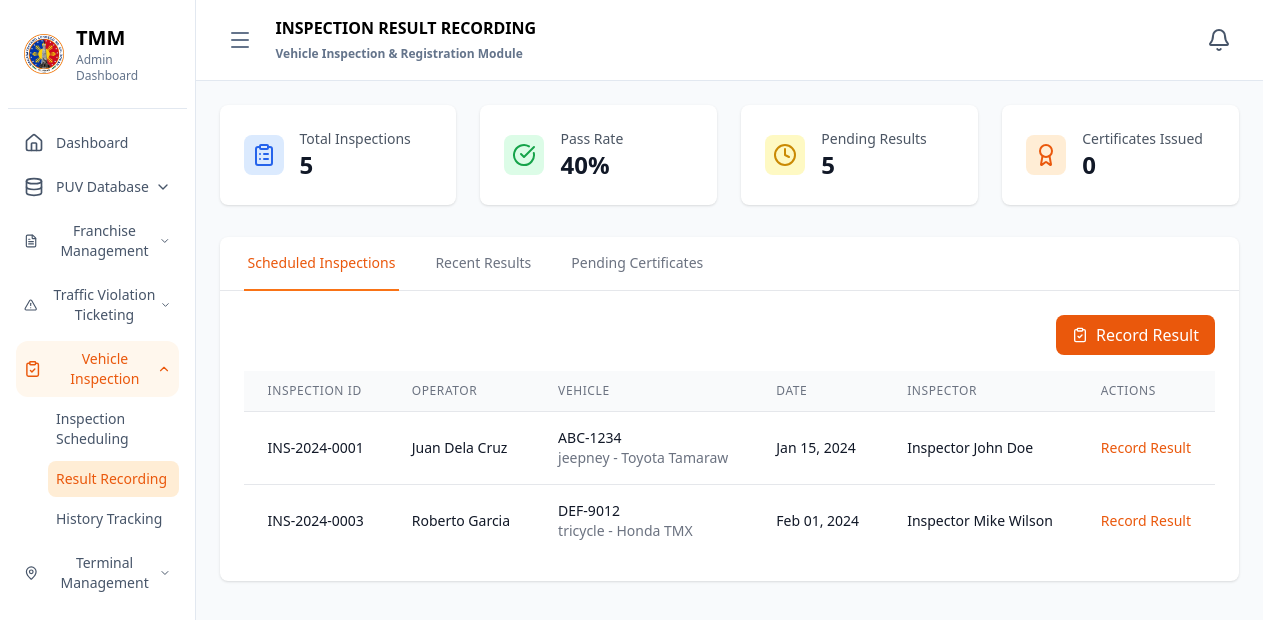
Screenshot of /administrator/vehicle_inspection_and_registration/inspection_result_recording/index.php with the database file from the repository.
### tables this page shows
CREATE TABLE inspection_records (
    inspection_id VARCHAR(20) PRIMARY KEY,
    vehicle_id VARCHAR(20) NOT NULL,
    inspection_date DATE NOT NULL,
    inspector_name VARCHAR(100) NOT NULL,
    inspection_type ENUM('annual', 'renewal', 'spot_check') NOT NULL,
    result ENUM('passed', 'failed', 'conditional', 'pending') NOT NULL DEFAULT 'pending',
    remarks TEXT,
    next_inspection_due DATE,
    certificate_number VARCHAR(50),
    created_at TIMESTAMP DEFAULT CURRENT_TIMESTAMP,
    FOREIGN KEY (vehicle_id) REFERENCES vehicles(vehicle_id) ON DELETE CASCADE
);

CREATE TABLE operators (
    operator_id VARCHAR(20) PRIMARY KEY,
    first_name VARCHAR(100) NOT NULL,
    last_name VARCHAR(100) NOT NULL,
    middle_name VARCHAR(100),
    address TEXT NOT NULL,
    contact_number VARCHAR(15) NOT NULL,
    email VARCHAR(100),
    license_number VARCHAR(50) NOT NULL UNIQUE,
    license_expiry DATE NOT NULL,
    date_registered TIMESTAMP DEFAULT CURRENT_TIMESTAMP,
    status ENUM('active', 'inactive', 'suspended') DEFAULT 'active'
);

CREATE TABLE vehicles (
    vehicle_id VARCHAR(20) PRIMARY KEY,
    operator_id VARCHAR(20) NOT NULL,
    plate_number VARCHAR(15) NOT NULL UNIQUE,
    vehicle_type ENUM('jeepney', 'bus', 'tricycle', 'taxi', 'van') NOT NULL,
    make VARCHAR(50) NOT NULL,
    model VARCHAR(50) NOT NULL,
    year_manufactured YEAR NOT NULL,
    engine_number VARCHAR(50) NOT NULL,
    chassis_number VARCHAR(50) NOT NULL,
    seating_capacity INT NOT NULL,
    date_registered TIMESTAMP DEFAULT CURRENT_TIMESTAMP,
    status ENUM('active', 'inactive', 'for_inspection', 'suspended') DEFAULT 'active',
    FOREIGN KEY (operator_id) REFERENCES operators(operator_id) ON DELETE CASCADE
);

### administrator/vehicle_inspection_and_registration/inspection_result_recording/index.php (the view, shortened to what the rows shown need)
<?php
require_once '../../../config/database.php';
require_once '../../../config/config.php';
$database = new Database();
$conn = $database->getConnection();
$scheduled_inspections = getScheduledInspections($conn);
function getScheduledInspections($conn) {
    $query = "SELECT ir.*, o.first_name, o.last_name, v.plate_number, v.vehicle_type, v.make, v.model
              FROM inspection_records ir
              JOIN vehicles v ON ir.vehicle_id = v.vehicle_id
              JOIN operators o ON v.operator_id = o.operator_id
              WHERE ir.result = 'pending' OR ir.result = 'conditional'
              ORDER BY ir.inspection_date ASC";
    $stmt = $conn->prepare($query);
    $stmt->execute();
    return $stmt->fetchAll(PDO::FETCH_ASSOC);
}
?>
<!DOCTYPE html>
<html lang="en">
<head>
    <script src="https://cdn.tailwindcss.com"></script>
</head>
<body class="bg-slate-50 dark:bg-slate-900">
    <div class="flex h-screen">
        <div id="sidebar" class="w-64 bg-white border-r border-slate-200 dark:bg-slate-900 dark:border-slate-700 transform transition-transform duration-300 ease-in-out translate-x-0">
            <div class="p-6">
                <div class="flex items-center space-x-3">
                    <div>
                        <h1 class="text-xl font-bold dark:text-white">TMM</h1>
                    </div>
                </div>
            </div>
        </div>
        <div class="flex-1 flex flex-col transition-all duration-300 ease-in-out">
            <div class="bg-white border-b border-slate-200 px-6 py-4 dark:bg-slate-800 dark:border-slate-700">
                <div class="flex items-center justify-between">
                    <div class="flex items-center space-x-4">
                        <div>
                            <h1 class="text-md font-bold dark:text-white">INSPECTION RESULT RECORDING</h1>
                        </div>
                    </div>
                </div>
            </div>
            <div class="flex-1 p-6 overflow-auto">
                <div class="bg-white rounded-lg shadow">
                    <div id="scheduled-content" class="p-6">
                        <div class="overflow-x-auto">
                            <table class="min-w-full divide-y divide-gray-200">
                                <thead class="bg-gray-50">
                                    <tr>
                                        <th class="px-6 py-3 text-left text-xs font-medium text-gray-500 uppercase tracking-wider">Inspection ID</th>
                                        <th class="px-6 py-3 text-left text-xs font-medium text-gray-500 uppercase tracking-wider">Operator</th>
                                        <th class="px-6 py-3 text-left text-xs font-medium text-gray-500 uppercase tracking-wider">Vehicle</th>
                                        <th class="px-6 py-3 text-left text-xs font-medium text-gray-500 uppercase tracking-wider">Date</th>
                                        <th class="px-6 py-3 text-left text-xs font-medium text-gray-500 uppercase tracking-wider">Inspector</th>
                                        <th class="px-6 py-3 text-left text-xs font-medium text-gray-500 uppercase tracking-wider">Actions</th>
                                    </tr>
                                </thead>
                                <tbody class="bg-white divide-y divide-gray-200">
                                    <?php foreach ($scheduled_inspections as $inspection): ?>
                                    <tr>
                                        <td class="px-6 py-4 whitespace-nowrap text-sm font-medium text-gray-900">
                                            <?php echo htmlspecialchars($inspection['inspection_id']); ?>
                                        </td>
                                        <td class="px-6 py-4 whitespace-nowrap">
                                            <div class="text-sm font-medium text-gray-900"><?php echo htmlspecialchars($inspection['first_name'] . ' ' . $inspection['last_name']); ?></div>
                                        </td>
                                        <td class="px-6 py-4 whitespace-nowrap">
                                            <div class="text-sm font-medium text-gray-900"><?php echo htmlspecialchars($inspection['plate_number']); ?></div>
                                            <div class="text-sm text-gray-500"><?php echo htmlspecialchars($inspection['vehicle_type'] . ' - ' . $inspection['make'] . ' ' . $inspection['model']); ?></div>
                                        </td>
                                        <td class="px-6 py-4 whitespace-nowrap text-sm text-gray-900">
                                            <?php echo formatDate($inspection['inspection_date']); ?>
                                        </td>
                                        <td class="px-6 py-4 whitespace-nowrap text-sm text-gray-900">
                                            <?php echo htmlspecialchars($inspection['inspector_name']); ?>
                                        </td>
                                        <td class="px-6 py-4 whitespace-nowrap text-sm font-medium">
                                            <button onclick="recordResultModal('<?php echo $inspection['inspection_id']; ?>', '<?php echo $inspection['vehicle_id']; ?>')" class="text-orange-600 hover:text-orange-900">Record Result</button>
                                        </td>
                                    </tr>
                                    <?php endforeach; ?>
                                </tbody>
                            </table>
                        </div>
                    </div>
                </div>
            </div>
        </div>
    </div>
</body>
</html>

### rows the page displays
inspection_records: inspection_id "INS-2024-0001", operators.first_name+last_name "Juan Dela Cruz", vehicle.plate_number "ABC-1234", vehicle.model "jeepney - Toyota Tamaraw", inspection_date "Jan 15, 2024", inspector_name "Inspector John Doe"
inspection_records: inspection_id "INS-2024-0003", operators.first_name+last_name "Roberto Garcia", vehicle.plate_number "DEF-9012", vehicle.model "tricycle - Honda TMX", inspection_date "Feb 01, 2024", inspector_name "Inspector Mike Wilson"

### other values shown
$stats['total_inspections'] "5"
$stats['pass_rate'] "40"
$stats['pending_results'] "5"
$stats['certificates_issued'] "0"
